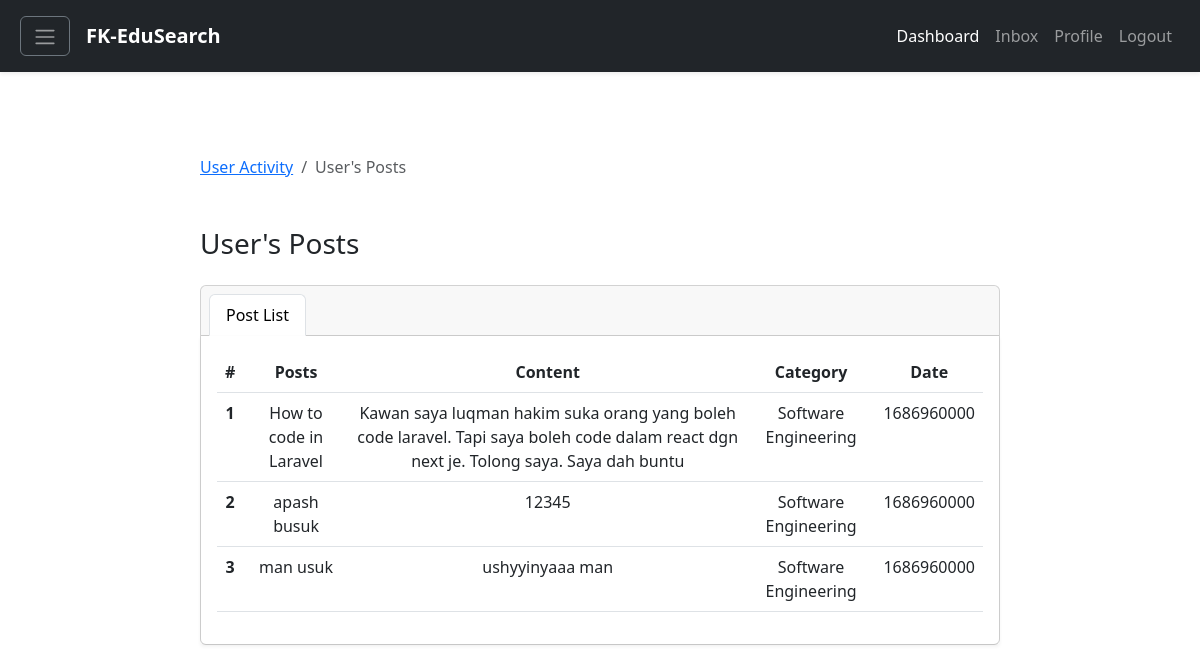
/userReportDetails.php?user=isyrafmagic, run on an earlier commit of the app's database.
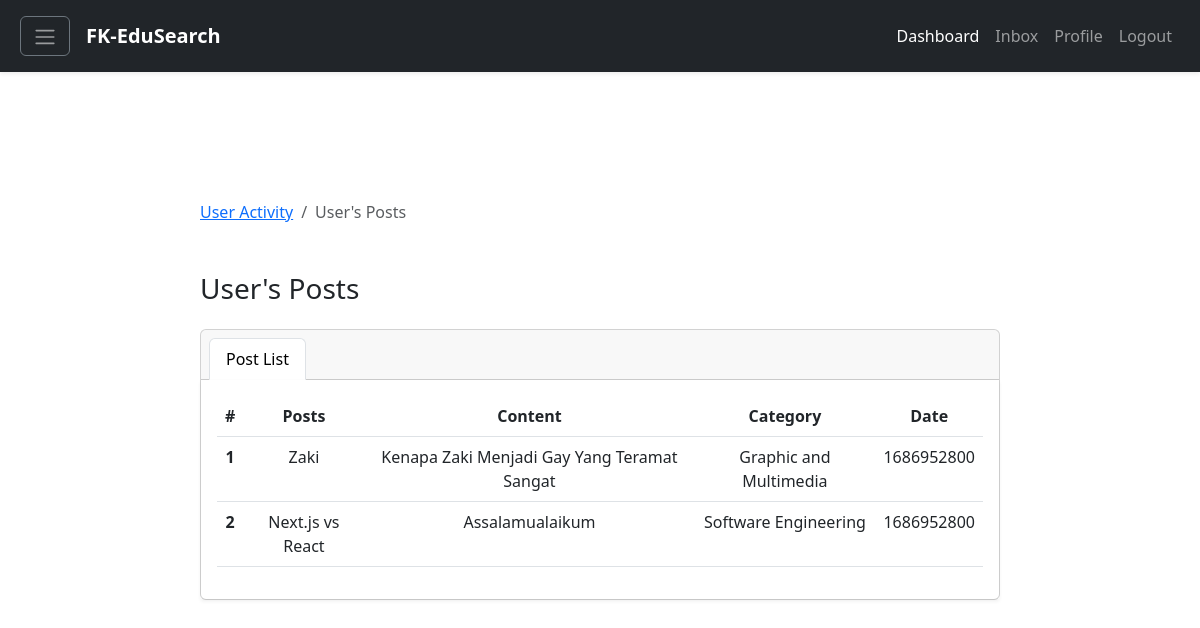
And on a later commit of the database.
### tables this page shows
CREATE TABLE `post` (
  `postid` int(11) NOT NULL,
  `userid` int(11) DEFAULT NULL,
  `replyid` int(11) DEFAULT NULL,
  `postTopic` varchar(60) NOT NULL,
  `postContent` varchar(1000) NOT NULL,
  `postCategory` varchar(60) NOT NULL,
  `image` longblob NOT NULL,
  `postDate` varchar(60) NOT NULL,
  `postStatus` varchar(60) DEFAULT NULL
);

### classes/Report.classes.php (called while the page is built, shortened)
<?php
class Report extends Connection
{
    public function getPostsByUsername($username)
    {
        $connection = $this->getConnection();
        $query = "SELECT user.username, post.postTopic, post.postContent, post.postCategory, post.postDate
        FROM post
        INNER JOIN user ON post.userid=user.userid
        WHERE user.username = '$username'";
        $result = mysqli_query($connection, $query);
        if (!$result) {
            return false;
        } else {
            return $result;
        }
    }
}
?>

### userReportDetails.php (the view, shortened to what this page needs)
<!DOCTYPE html>
<html lang="en">
<head>
    <link href="https://cdn.jsdelivr.net/npm/bootstrap@5.3.0-alpha3/dist/css/bootstrap.min.css" rel="stylesheet"
>
    <link rel="stylesheet" href="https://cdnjs.cloudflare.com/ajax/libs/font-awesome/4.7.0/css/font-awesome.min.css">
</head>
<body>
    <?php include "components/navigation.php"; ?>
    <div class="d-flex flex-column justify-content-center align-item-center vh-100"
        style="padding-left: 200px; padding-right: 200px">
        <div class="row">
            <div class="col-md">
                <nav aria-label="breadcrumb">
                    <ol class="breadcrumb">
                        <li class="breadcrumb-item"><a href="userReport.php">User Activity</a></li>
                        <li class="breadcrumb-item active" aria-current="page">User's Posts</li>
                    </ol>
                </nav>
                <h3 class="mt-5">User's Posts</h3>
                <div class="card text-center mt-4">
                    <div class="card-header">
                        <ul class="nav nav-tabs card-header-tabs">
                            <li class="nav-item">
                                <a class="nav-link active" aria-current="true" href="#">Post List</a>
                            </li>
                        </ul>
                    </div>
                    <div class="card-body shadow-sm">
                        <table class="table">
                            <thead>
                                <tr>
                                    <th scope="col">#</th>
                                    <th scope="col">Posts</th>
                                    <th scope="col">Content</th>
                                    <th scope="col">Category</th>
                                    <th scope="col">Date</th>
                                </tr>
                            </thead>
                            <tbody>
                                <?php
                                $username = $_GET['user'];
                                $reportDetails = new ReportController();
                                $results = $reportDetails->getPostsByUsername($username);
                                if ($results && $results->num_rows > 0) {
                                    $rowNumber = 1;
                                    $posts = [];
                                    while ($row = $results->fetch_assoc()) {
                                        $posts[] = $row;
                                    }
                                    foreach ($posts as $post) {
                                        $postTopic = $post['postTopic'];
                                        $postContent = $post['postContent'];
                                        $postCategory = $post['postCategory'];
                                        $postDate = $post['postDate'];
                                        ?>
                                        <tr>
                                            <th scope="row" style="width:10px">
                                                <?php echo $rowNumber; ?>
                                            </th>
                                            <td>
                                                <?php echo $postTopic; ?>
                                            </td>
                                            <td>
                                                <?php echo $postContent; ?>
                                            </td>
                                            <td>
                                                <?php echo $postCategory; ?>
                                            </td>
                                            <td>
                                                <?php echo $postDate; ?>
                                            </td>
                                        </tr>
                                        <?php
                                        $rowNumber++;
                                    }
                                } else {
                                    ?>
                                    <tr>
                                        <td colspan="2">No posts found for this user.</td>
                                    </tr>
                                    <?php
                                }
                                ?>
                            </tbody>
                        </table>
                    </div>
                </div>
            </div>
        </div>
    </div>
</body>
</html>

### components/navigation.php (shortened to what this page needs)
<!DOCTYPE html>
<html lang="en">
<head>
    <link href="https://cdn.jsdelivr.net/npm/bootstrap@5.3.0-alpha3/dist/css/bootstrap.min.css" rel="stylesheet"
>
</head>
<body>
    <nav class="navbar navbar-expand-lg navbar-dark bg-dark shadow-sm py-3 px-2 fixed-top z-3">
        <form class="container-fluid" action="" method="post">
            <?php
            echo $_SESSION['logged_out']? NULL : '
            <a class="btn btn-outline-secondary me-3" data-bs-toggle="offcanvas" href="#offcanvasExample" role="button"
            aria-controls="offcanvasExample">
                <span class="navbar-toggler-icon"></span>
            </a>'
            ?>
            <a class="navbar-brand" href="#"><b>FK-EduSearch</b></a>
            <?php
            if ($_SESSION["logged_out"]) {
                echo '
                <button type="button" class="btn btn-light">
                    Helpdesk
                </button>
                ';
            } else {
                echo '
                <button class="navbar-toggler" type="button" data-bs-toggle="collapse" data-bs-target="#navbarNav"
                aria-controls="navbarNav" aria-expanded="false" aria-label="Toggle navigation">
                    <span class="navbar-toggler-icon"></span>
                </button>
                <div class="collapse navbar-collapse" id="navbarNav">
                    <ul class="navbar-nav ms-auto">
                        <li class="nav-item">
                            <a class="nav-link active" aria-current="page" href="index.php">Dashboard</a>
                        </li>
                        <li class="nav-item">
                            <a class="nav-link" href="inbox.php">Inbox</a>
                        </li>
                        <li class="nav-item">
                            <a class="nav-link" href="' . ($_SESSION['role'] == 'user'? "userProfile.php" : "experteditprofile.php"). '">Profile</a>
                        </li>
                        <div class="nav-item">
                            <button class="nav-link" type="submit" name="logout">Logout</button>
                        </div>
                    </ul>
                </div>
                ';
            }
            ?>
        </form>
    </nav>
    <?php include "sidebar.php" ?>
</body>
</html>

### components/sidebar.php (shortened to what this page needs)
<!DOCTYPE html>
<html lang="en">
<head>
    <link href="https://cdn.jsdelivr.net/npm/bootstrap@5.3.0-alpha3/dist/css/bootstrap.min.css" rel="stylesheet"
>
</head>
<body>
</body>
</html>

What changed in the data, as far as the page shows it:
removed post: postTopic "How to code in Laravel", postContent "Kawan saya luqman hakim suka orang yang boleh code laravel. Tapi saya boleh code dalam react dgn next je. Tolong saya. Saya dah buntu", postCategory "Software Engineering", postDate "1686960000"
removed post: postTopic "apash busuk", postContent "12345", postCategory "Software Engineering", postDate "1686960000"
removed post: postTopic "man usuk", postContent "ushyyinyaaa man", postCategory "Software Engineering", postDate "1686960000"
added post: postTopic "Zaki", postContent "Kenapa Zaki Menjadi Gay Yang Teramat Sangat", postCategory "Graphic and Multimedia", postDate "1686952800"
added post: postTopic "Next.js vs React", postContent "Assalamualaikum", postCategory "Software Engineering", postDate "1686952800"
